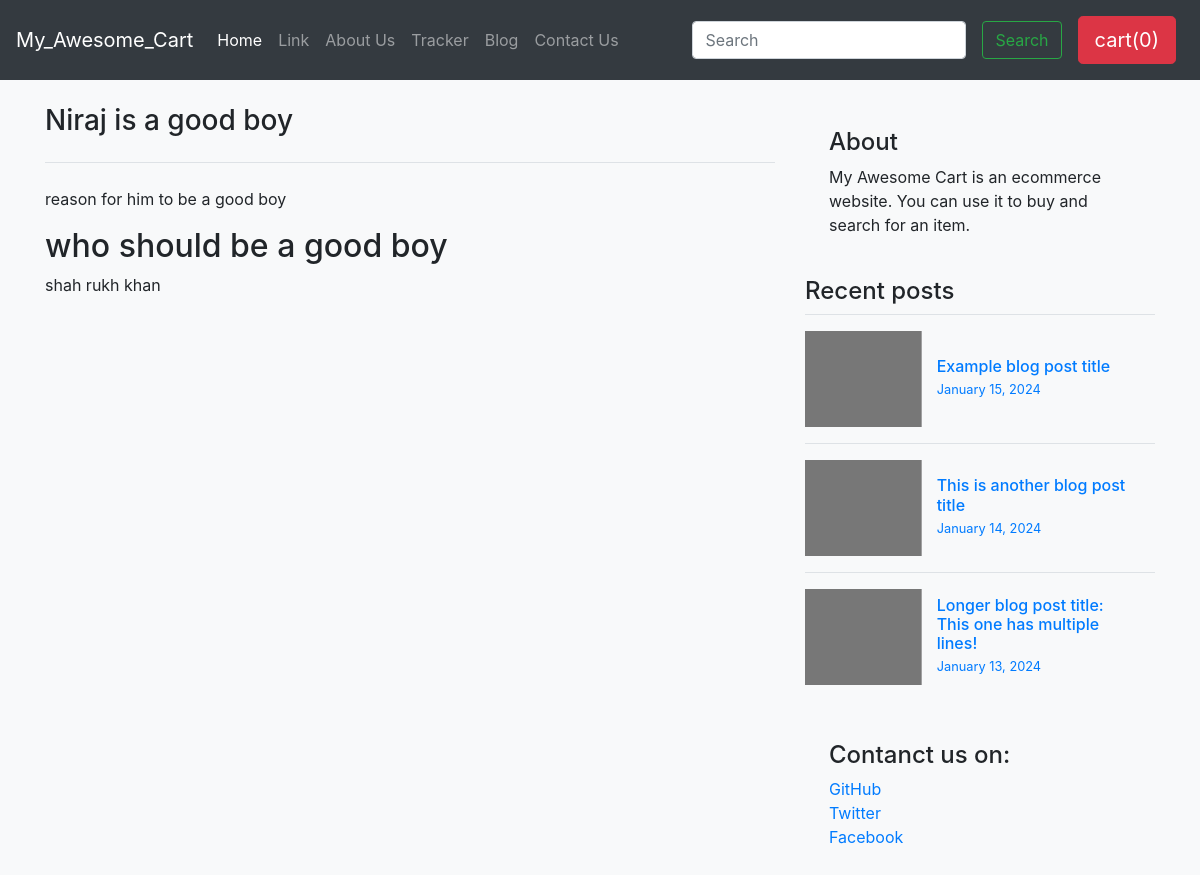
The page /blog/blogpost/1 on the database its author committed.
### blog/models.py (models this page shows, shortened)
class Blogpost(models.Model):
    Post_id = models.AutoField(primary_key=True)
    title = models.CharField(max_length=50)
    head0 = models.CharField(max_length=500,default='')
    chead0 = models.CharField(max_length=5000,default='')
    head1 = models.CharField(max_length=500,default='')
    chead1 = models.CharField(max_length=5000,default='')
    head2 = models.CharField(max_length=500,default='')
    chead2 = models.CharField(max_length=5000,default='')
    pub_date = models.DateField()
    thumbnail = models.ImageField(upload_to = 'shop/images',default='')

### blog/views.py (the view)
# urls.py: path('blogpost/<int:id>',views.blogpost,name='blogPost'),
def blogpost(request,id):
    blogs = Blogpost.objects.filter(Post_id=id)[0]
    return render(request, 'blog/blogpost.html',{'blogs':blogs})

### blog/templates/blog/blogpost.html (shortened to what this page needs)
{%extends 'blog/basic.html'%}{%block body %}
<div class="container">
  <div class="row g-5 mt-4">
    <div class="col-md-8">
      <h3 class="pb-4 mb-4 fst-italic border-bottom">{{blogs.title}}</h3>
      <article class="blog-post">
        <p>
      {{blogs.chead0}}
        </p>
        <h2>{{blogs.head1}}</h2>
        <p>
            {{blogs.chead1}}
        </p>
      </article>
  </div>
      <div class="col-md-4">
        <div class="position-sticky" style="top: 2rem">
          <div class="p-4 mb-3 bg-body-tertiary rounded">
            <h4 class="fst-italic">About</h4>
            <p class="mb-0">
              My Awesome Cart is an ecommerce website. You can use it to buy and
              search for an item.
            </p>
          </div>
          <div>
            <h4 class="fst-italic">Recent posts</h4>
            <ul class="list-unstyled">
              <li>
                <a
                  class="d-flex flex-column flex-lg-row gap-3 align-items-start align-items-lg-center py-3 link-body-emphasis text-decoration-none border-top"
                  href="#"
                >
                  <svg
                    class="bd-placeholder-img"
                    width="100%"
                    height="96"
                    xmlns="http://www.w3.org/2000/svg"
                    aria-hidden="true"
                    preserveAspectRatio="xMidYMid slice"
                    focusable="false"
                  >
                    <rect width="100%" height="100%" fill="#777"></rect>
                  </svg>
                  <div class="col-lg-8">
                    <h6 class="mb-0">Example blog post title</h6>
                    <small class="text-body-secondary">January 15, 2024</small>
                  </div>
                </a>
              </li>
              <li>
                <a
                  class="d-flex flex-column flex-lg-row gap-3 align-items-start align-items-lg-center py-3 link-body-emphasis text-decoration-none border-top"
                  href="#"
                >
                  <svg
                    class="bd-placeholder-img"
                    width="100%"
                    height="96"
                    xmlns="http://www.w3.org/2000/svg"
                    aria-hidden="true"
                    preserveAspectRatio="xMidYMid slice"
                    focusable="false"
                  >
                    <rect width="100%" height="100%" fill="#777"></rect>
                  </svg>
                  <div class="col-lg-8">
                    <h6 class="mb-0">This is another blog post title</h6>
                    <small class="text-body-secondary">January 14, 2024</small>
                  </div>
                </a>
              </li>
              <li>
                <a
                  class="d-flex flex-column flex-lg-row gap-3 align-items-start align-items-lg-center py-3 link-body-emphasis text-decoration-none border-top"
                  href="#"
                >
                  <svg
                    class="bd-placeholder-img"
                    width="100%"
                    height="96"
                    xmlns="http://www.w3.org/2000/svg"
                    aria-hidden="true"
                    preserveAspectRatio="xMidYMid slice"
                    focusable="false"
                  >
                    <rect width="100%" height="100%" fill="#777"></rect>
                  </svg>
                  <div class="col-lg-8">
                    <h6 class="mb-0">
                      Longer blog post title: This one has multiple lines!
                    </h6>
                    <small class="text-body-secondary">January 13, 2024</small>
                  </div>
                </a>
              </li>
            </ul>
          </div>
          <div class="p-4">
            <h4 class="fst-italic">Contanct us on:</h4>
            <ol class="list-unstyled">
              <li><a href="#">GitHub</a></li>
              <li><a href="#">Twitter</a></li>
              <li><a href="#">Facebook</a></li>
            </ol>
          </div>
        </div>
      </div>
    </div>
  </div>
  {%endblock%}

### rows shown on the page
Blogpost: title "Niraj is a good boy", chead0 "reason for him to be a good boy", head1 "who should be a good boy", chead1 "shah rukh khan"
